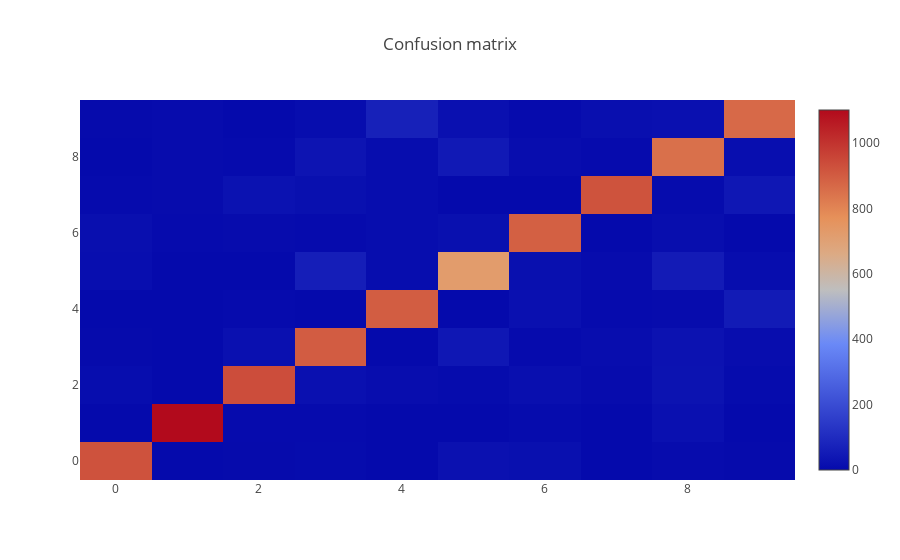

The code cell stored with this chart in its notebook:
### Markdown cell above
Computing and displaying confusion matrix

### Code cell
confusion = confusion_matrix(data['y_test'].tolist(), prediction.tolist())
print(f1_score(data['y_test'].tolist(), prediction.tolist(), average='weighted'))
trace = go.Heatmap(z=confusion)
data=[trace]
layout = go.Layout(
    title='Confusion matrix',
    xaxis = dict(ticks='', nticks=10),
    yaxis = dict(ticks='', nticks=10)
)
fig = go.Figure(data=data, layout=layout)
py.iplot(fig, filename='Confusion')
pio.write_image(fig, os.path.join(paths['model/stats'], 'confusion_matrix.png'))

### Figure 1 — Plotly figure (JSON) as saved in the notebook; plotly's stock layout.template omitted (floating-point values rounded to 4 significant figures)
{"data": [{"type": "heatmap", "uid": "1fa1dff4-6786-46ff-bcd1-e75dfa060bb6", "z": [[924, 0, 2, 5, 1, 21, 17, 1, 7, 2], [0, 1101, 4, 4, 1, 1, 5, 1, 18, 0], [9, 1, 937, 18, 10, 5, 14, 6, 27, 5], [2, 0, 19, 900, 1, 40, 3, 10, 25, 10], [1, 0, 4, 1, 897, 0, 18, 3, 7, 51], [13, 1, 1, 60, 9, 724, 17, 6, 53, 8], [15, 3, 6, 3, 9, 17, 891, 1, 12, 1], [3, 7, 24, 17, 9, 0, 1, 923, 5, 39], [0, 6, 4, 31, 9, 46, 10, 4, 851, 13], [2, 7, 0, 8, 69, 18, 3, 14, 19, 869]]}], "layout": {"title": {"text": "Confusion matrix"}, "xaxis": {"nticks": 10, "ticks": ""}, "yaxis": {"nticks": 10, "ticks": ""}}}
